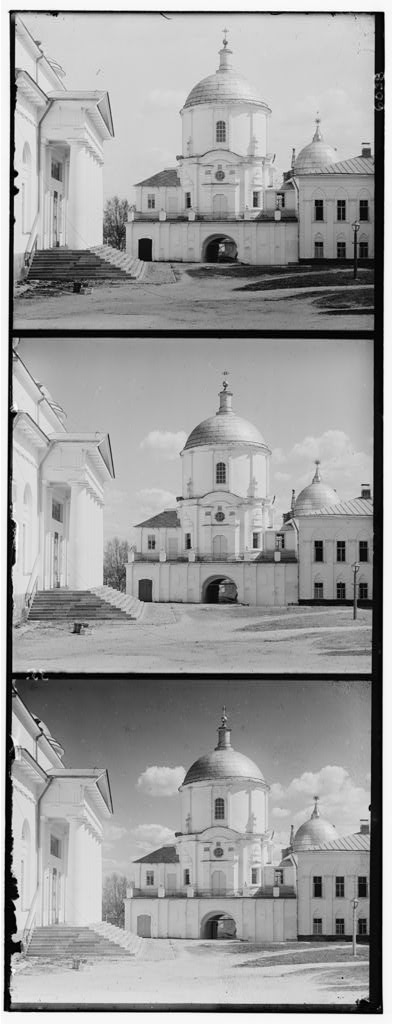
#> input picture 01112v.jpg, 393 x 1024 px
$ python kodlarim_1.py
#> lines starting #> are read from the running program, lines starting #| are printed output that depends on the picture
import time
import cv2
import numpy as np

start_time = time.time()

image = cv2.imread("01112v.jpg")
#> image is the input picture: shape (1024, 393, 3); min 0, max 255, mean 157.6
print(type(image))
#| <class 'numpy.ndarray'>
print(image.shape)
#| (1024, 393, 3)
print(image)
#> (printed output is left out)

# Kenarlıkları kaldırmak için fonksiyon
def remove_edges(img, edge_size):
    return img[edge_size:-edge_size, edge_size:-edge_size, :]

# Kontrast ayarı yapmak için fonksiyon
def adjust_contrast(img, alpha, beta):
    return cv2.convertScaleAbs(img, alpha=alpha, beta=beta)

# Histogram eşitleme yapmak için fonksiyon
def equalize_histogram(img):
    img_yuv = cv2.cvtColor(img, cv2.COLOR_BGR2YUV)
    img_yuv[:,:,0] = cv2.equalizeHist(img_yuv[:,:,0])
    return cv2.cvtColor(img_yuv, cv2.COLOR_YUV2BGR)

cropped_image_1 = image[0:341,0:400,:]
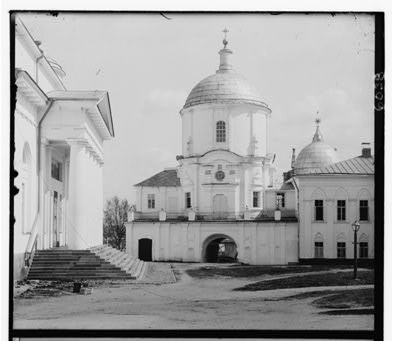
#> cropped_image_1: shape (341, 393, 3); min 0, max 255, mean 159.3
cropped_image_1 = remove_edges(cropped_image_1, 20)
cropped_image_1 = adjust_contrast(cropped_image_1, 1.0, 0)
cropped_image_1 = equalize_histogram(cropped_image_1)
#> in equalize_histogram, `img_yuv = cv2.cvtColor(img, cv2.COLOR_BGR2YUV)`: img_yuv: shape (301, 353, 3); mean of channels 0, 1, 2 163.2, 128, 128
#> in equalize_histogram, `img_yuv[:,:,0] = cv2.equalizeHist(img_yuv[:,:,0])`: img_yuv: shape (301, 353, 3); mean of channels 0, 1, 2 129.6, 128, 128

cropped_image_2 = image[341:682,0:400,:]
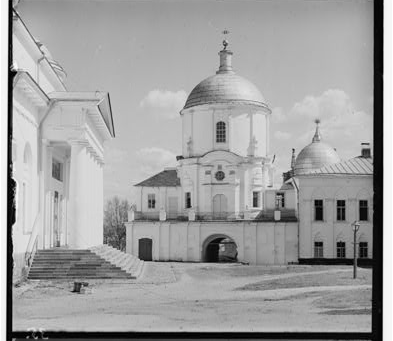
#> cropped_image_2: shape (341, 393, 3); min 0, max 255, mean 160.1
cropped_image_2 = remove_edges(cropped_image_2, 20)
cropped_image_2 = adjust_contrast(cropped_image_2, 1.0, 0)
cropped_image_2 = equalize_histogram(cropped_image_2)
#> in equalize_histogram (call 2), `img_yuv = cv2.cvtColor(img, cv2.COLOR_BGR2YUV)`: img_yuv: shape (301, 353, 3); mean of channels 0, 1, 2 165.9, 128, 128
#> in equalize_histogram (call 2), `img_yuv[:,:,0] = cv2.equalizeHist(img_yuv[:,:,0])`: img_yuv: shape (301, 353, 3); mean of channels 0, 1, 2 128.9, 128, 128

cropped_image_3 = image[682:1023,0:400,:]
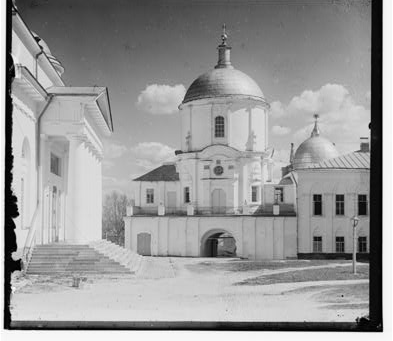
#> cropped_image_3: shape (341, 393, 3); min 0, max 255, mean 153.1
cropped_image_3 = remove_edges(cropped_image_3, 20)
#> call 3 of remove_edges, with edge_size = 20
#> in remove_edges (call 3), `return img[edge_size:-edge_size, edge_size:-edge_size, :]`:
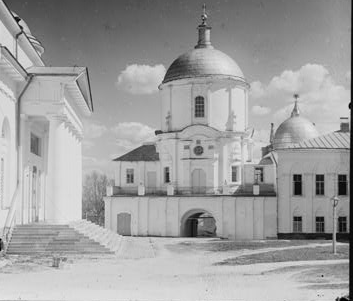
#> returned value: shape (301, 353, 3); min 0, max 234, mean 160.2
cropped_image_3 = adjust_contrast(cropped_image_3, 1.0, 0)
cropped_image_3 = equalize_histogram(cropped_image_3)
#> in equalize_histogram (call 3), `img_yuv = cv2.cvtColor(img, cv2.COLOR_BGR2YUV)`: img_yuv: shape (301, 353, 3); mean of channels 0, 1, 2 160.2, 128, 128
#> in equalize_histogram (call 3), `img_yuv[:,:,0] = cv2.equalizeHist(img_yuv[:,:,0])`: img_yuv: shape (301, 353, 3); mean of channels 0, 1, 2 128.4, 128, 128
#> in equalize_histogram (call 3), `return cv2.cvtColor(img_yuv, cv2.COLOR_YUV2BGR)`:
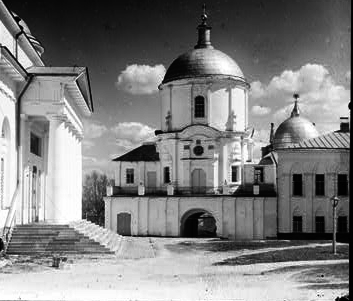
#> returned value: shape (301, 353, 3); min 0, max 255, mean 128.4

color_image = np.zeros_like(cropped_image_1, dtype=np.uint8)
color_image[:,:,0] = cropped_image_3[:,:,0]  # Kırmızı kanal
color_image[:,:,1] = cropped_image_2[:,:,1]  # Yeşil kanal
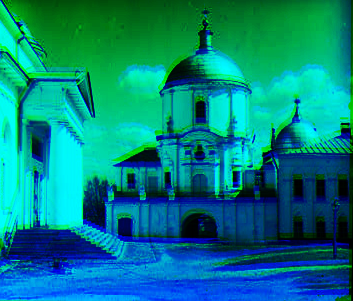
#> color_image: shape (301, 353, 3); mean B, G, R 128.4, 128.9, 0
color_image[:,:,2] = cropped_image_1[:,:,2]  # Mavi kanal
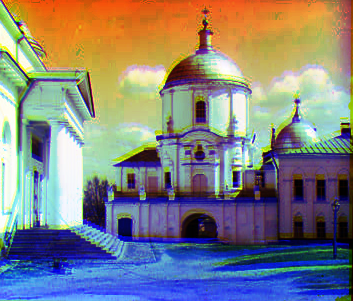
#> color_image: shape (301, 353, 3); mean B, G, R 128.4, 128.9, 129.6

cv2.imshow("Orijinal Mavi Görüntü", cropped_image_1)
cv2.imshow("Orijinal Yeşil Görüntü", cropped_image_2)
cv2.imshow("Orijinal Kırmızı Görüntü", cropped_image_3)
cv2.imshow("Birleştirilmiş Renklendirilmiş Görüntü", color_image)

cv2.waitKey(0)

end_time = time.time()
total_time = end_time - start_time
print(total_time)
